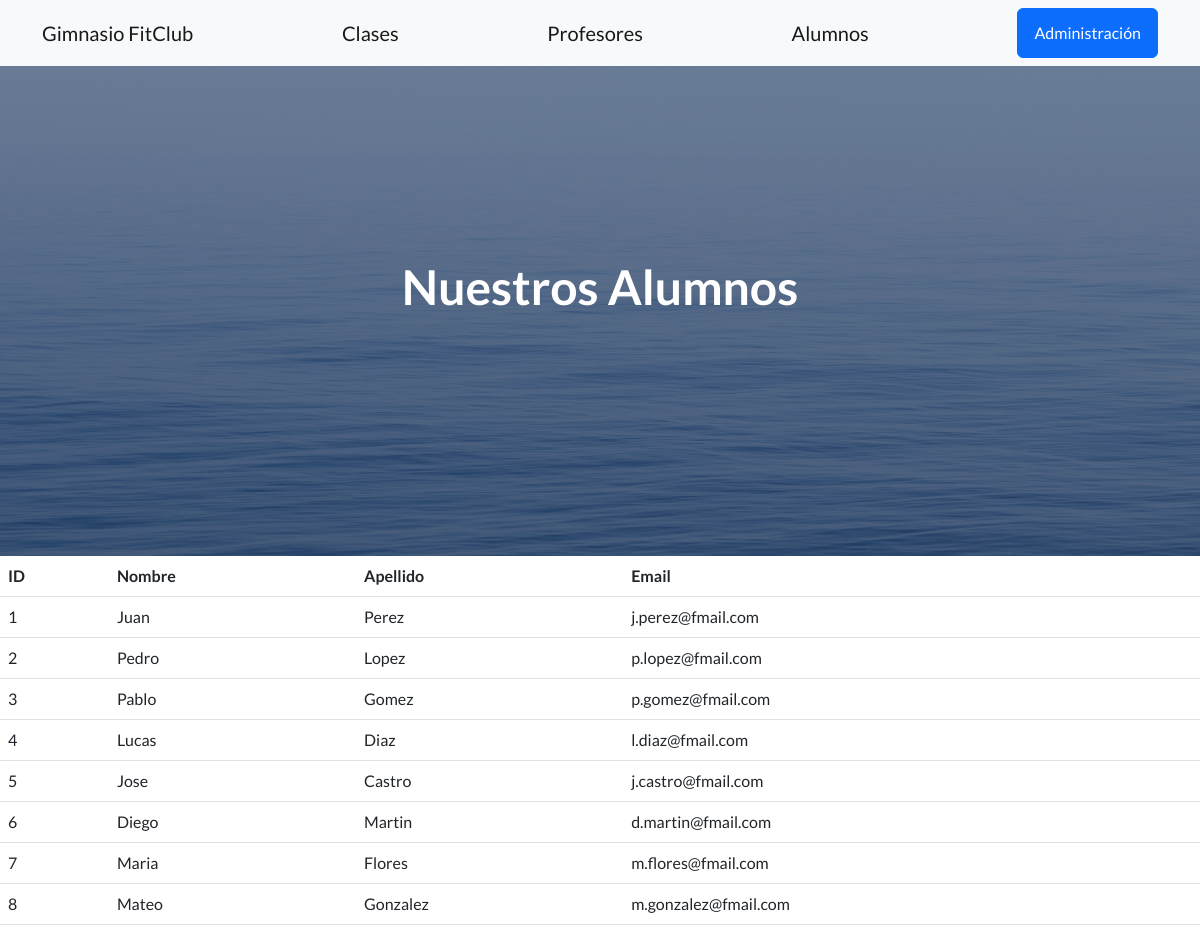
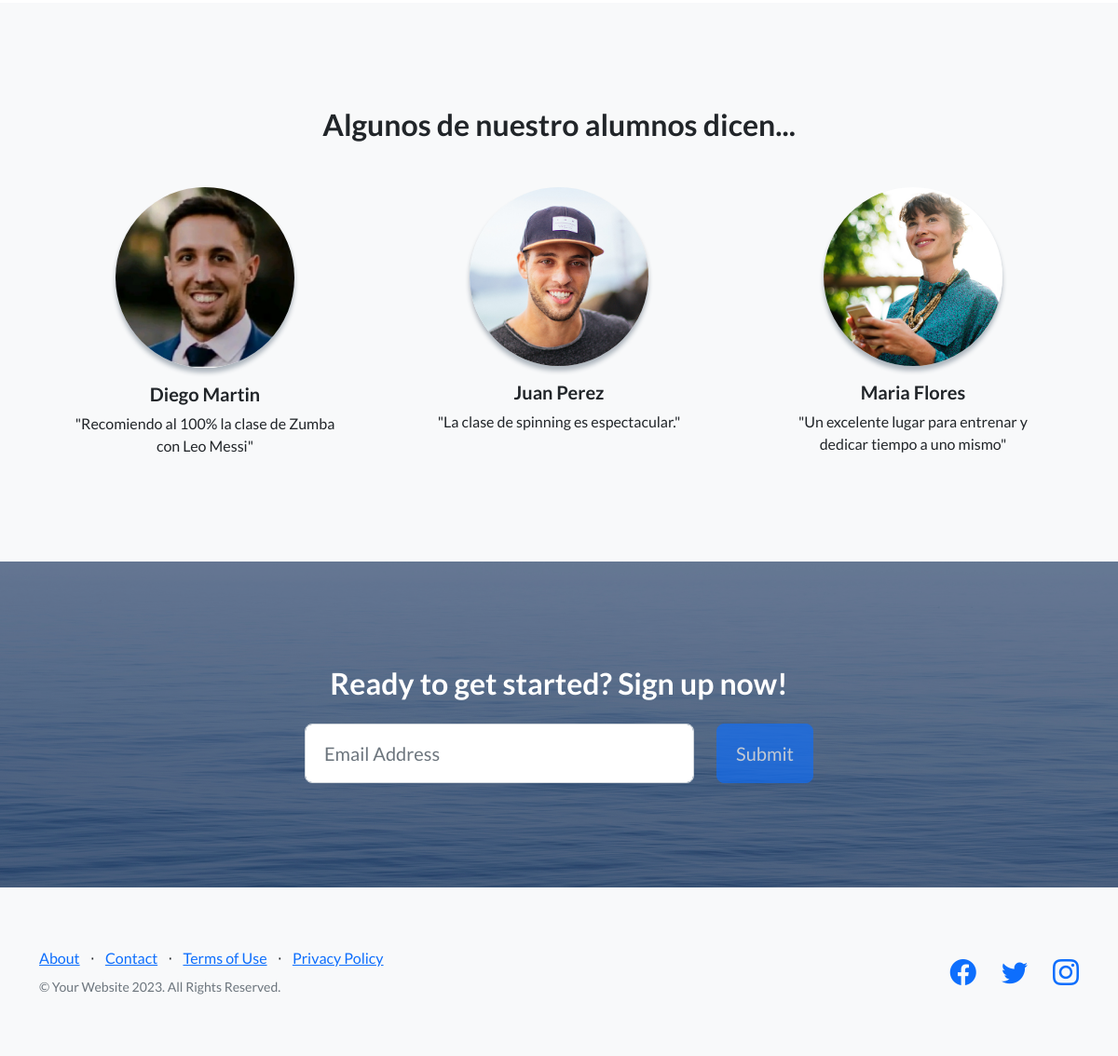
Page /appDiego/alumnos on the committed database (2 pictures, top to bottom).
### appDiego/models.py (models this page shows, shortened)
class Alumno(models.Model):
    nombre= models.CharField(max_length=50)
    apellido=models.CharField(max_length=50)
    email=models.EmailField()

### appDiego/views.py (the view)
# urls.py: path('alumnos',alumnos, name='alumnos' ),
def alumnos(request):
    ctx = {"alumnos": Alumno.objects.all()}
    return render(request, 'appDiego/alumnos.html',ctx)

### appDiego/templates/appDiego/alumnos.html (shortened to what this page needs)
{% extends 'appDiego/base.html' %}
{% load static %}
{%block header%}
    Nuestros Alumnos
{%endblock header%}
{% block primario %}
<table class="table">
    <thead>
        <tr>
            <th>ID</th>
            <th>Nombre</th>
            <th>Apellido</th>
            <th>Email</th>
        </tr>
    </thead>
    <tbody>
    {% for alumno in alumnos %}
    <tr>
        <td>{{alumno.id}}</td>
        <td>{{alumno.nombre}}</td>
        <td>{{alumno.apellido}}</td>
        <td>{{alumno.email}}</td>
    </tr>
    {%endfor%}
    </tbody>
</table>
{% endblock primario %}

### rows in the picture
Alumno: id "1", nombre "Juan", apellido "Perez", email "j.perez@fmail.com"
Alumno: id "2", nombre "Pedro", apellido "Lopez", email "p.lopez@fmail.com"
Alumno: id "3", nombre "Pablo", apellido "Gomez", email "p.gomez@fmail.com"
Alumno: id "4", nombre "Lucas", apellido "Diaz", email "l.diaz@fmail.com"
Alumno: id "5", nombre "Jose", apellido "Castro", email "j.castro@fmail.com"
Alumno: id "6", nombre "Diego", apellido "Martin", email "d.martin@fmail.com"
Alumno: id "7", nombre "Maria", apellido "Flores", email "m.flores@fmail.com"
Alumno: id "8", nombre "Mateo", apellido "Gonzalez", email "m.gonzalez@fmail.com"
